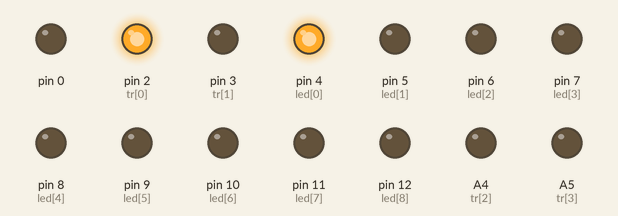
The sketch below on a simulated Arduino Uno, built with avr-gcc and run on an emulated ATmega328P. On the bench: output pins drawn as LEDs (lit = HIGH).

Above: at 0.1 s.
Timing chart, 0 to 1.6 s (numbered marks = the images above):
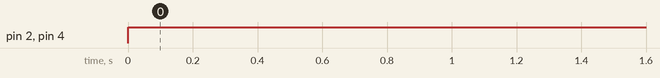

Measured:
- by itself, pin 2 (tr[0]), pin 4 (led[0]): LOW → HIGH at 0.00 s

The sketch:

sketch_may06a.ino
```cpp
int led[9]={4,5,6,7,8,9,10,11,12};
int tr[4]={2,3,A4,A5};
int i;
int j;
void setup() {
  for(i=0; i<10;i++){
  pinMode(led[i],OUTPUT);}
  for(j=0; j<5;j++){
  pinMode(tr[j],OUTPUT);}

}
void loop() {
  digitalWrite(led[0],HIGH);
  digitalWrite(tr[0],HIGH);
  }
```
